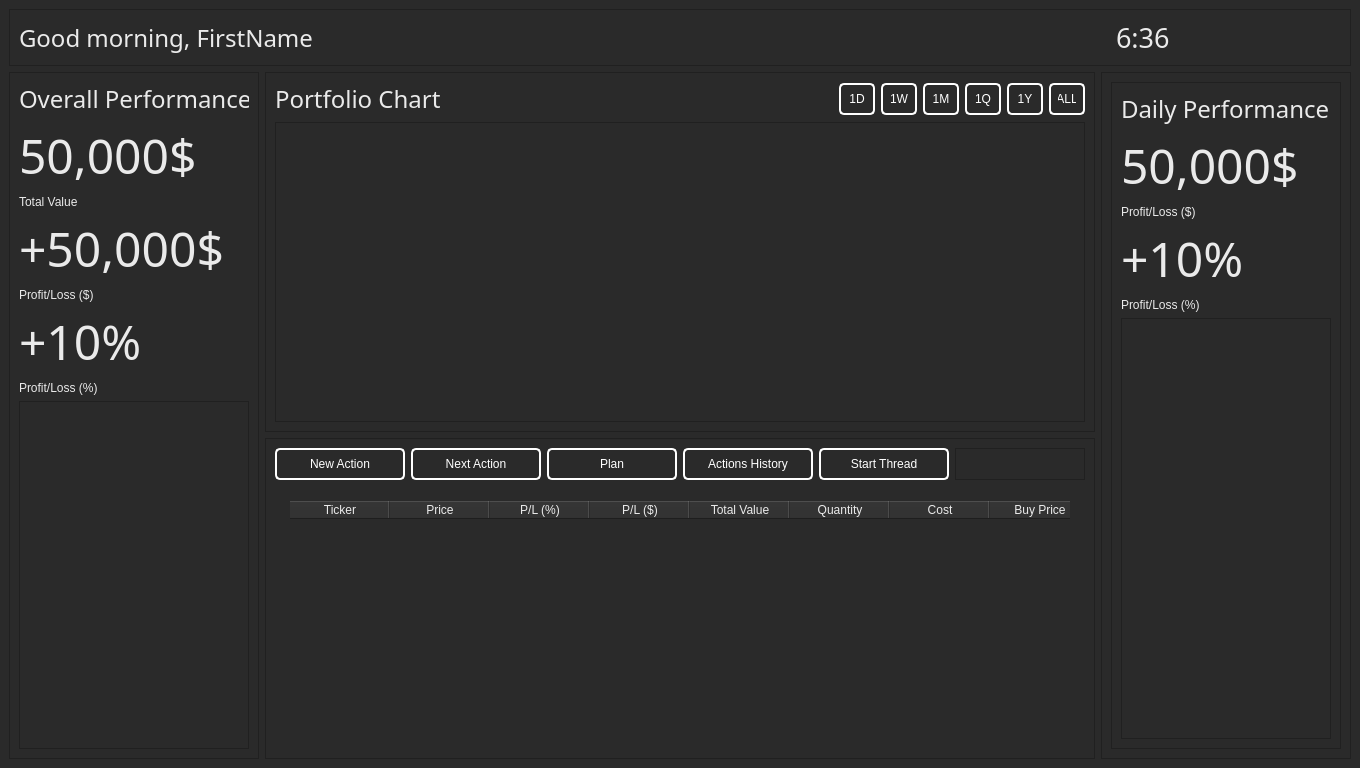
<?xml version="1.0" encoding="UTF-8"?>
<ui version="4.0">
 <class>MainWindow</class>
 <widget class="QMainWindow" name="MainWindow">
  <property name="geometry">
   <rect>
    <x>0</x>
    <y>0</y>
    <width>1360</width>
    <height>768</height>
   </rect>
  </property>
  <property name="minimumSize">
   <size>
    <width>1360</width>
    <height>768</height>
   </size>
  </property>
  <property name="windowTitle">
   <string>Overview - Port</string>
  </property>
  <property name="styleSheet">
   <string notr="true">QTableWidget {
	border: none;
	padding: 15px;
}
QWidget {
	background-color: rgb(42, 42, 42);
	color: #EAEAEA;
}
QPushButton{
	background-color: rgb(42, 42, 42);
	color: white;
	padding: 7px;
	border: 2px solid white;
	border-radius: 5px;
}
QPushButton:hover {
	background-color: grey;
}
QPushButton:pressed{
	background-color: silver;
}

</string>
  </property>
  <widget class="QWidget" name="centralwidget">
   <layout class="QGridLayout" name="gridLayout">
    <item row="1" column="0" rowspan="2">
     <widget class="QFrame" name="frame">
      <property name="sizePolicy">
       <sizepolicy hsizetype="Fixed" vsizetype="Preferred">
        <horstretch>0</horstretch>
        <verstretch>0</verstretch>
       </sizepolicy>
      </property>
      <property name="minimumSize">
       <size>
        <width>250</width>
        <height>0</height>
       </size>
      </property>
      <property name="styleSheet">
       <string notr="true"/>
      </property>
      <property name="frameShape">
       <enum>QFrame::StyledPanel</enum>
      </property>
      <property name="frameShadow">
       <enum>QFrame::Raised</enum>
      </property>
      <layout class="QGridLayout" name="gridLayout_6">
       <item row="5" column="0">
        <widget class="QLabel" name="labelProfitLossPercent">
         <property name="sizePolicy">
          <sizepolicy hsizetype="Preferred" vsizetype="Maximum">
           <horstretch>0</horstretch>
           <verstretch>0</verstretch>
          </sizepolicy>
         </property>
         <property name="font">
          <font>
           <family>Avenir Next</family>
           <pointsize>36</pointsize>
           <weight>50</weight>
           <bold>false</bold>
          </font>
         </property>
         <property name="text">
          <string>+10%</string>
         </property>
        </widget>
       </item>
       <item row="6" column="0">
        <widget class="QLabel" name="label_8">
         <property name="sizePolicy">
          <sizepolicy hsizetype="Preferred" vsizetype="Maximum">
           <horstretch>0</horstretch>
           <verstretch>0</verstretch>
          </sizepolicy>
         </property>
         <property name="text">
          <string>Profit/Loss (%)</string>
         </property>
        </widget>
       </item>
       <item row="2" column="0">
        <widget class="QLabel" name="label_4">
         <property name="sizePolicy">
          <sizepolicy hsizetype="Preferred" vsizetype="Maximum">
           <horstretch>0</horstretch>
           <verstretch>0</verstretch>
          </sizepolicy>
         </property>
         <property name="text">
          <string>Total Value</string>
         </property>
        </widget>
       </item>
       <item row="1" column="0">
        <widget class="QLabel" name="labelValueTotal">
         <property name="sizePolicy">
          <sizepolicy hsizetype="Preferred" vsizetype="Maximum">
           <horstretch>0</horstretch>
           <verstretch>0</verstretch>
          </sizepolicy>
         </property>
         <property name="font">
          <font>
           <family>Avenir Next</family>
           <pointsize>36</pointsize>
           <weight>50</weight>
           <bold>false</bold>
          </font>
         </property>
         <property name="text">
          <string>50,000$</string>
         </property>
        </widget>
       </item>
       <item row="0" column="0">
        <widget class="QLabel" name="label_2">
         <property name="sizePolicy">
          <sizepolicy hsizetype="Preferred" vsizetype="Maximum">
           <horstretch>0</horstretch>
           <verstretch>0</verstretch>
          </sizepolicy>
         </property>
         <property name="font">
          <font>
           <family>Avenir Next</family>
           <pointsize>18</pointsize>
          </font>
         </property>
         <property name="text">
          <string>Overall Performance</string>
         </property>
        </widget>
       </item>
       <item row="3" column="0">
        <widget class="QLabel" name="labelProfitLoss">
         <property name="sizePolicy">
          <sizepolicy hsizetype="Preferred" vsizetype="Maximum">
           <horstretch>0</horstretch>
           <verstretch>0</verstretch>
          </sizepolicy>
         </property>
         <property name="font">
          <font>
           <family>Avenir Next</family>
           <pointsize>36</pointsize>
           <weight>50</weight>
           <bold>false</bold>
          </font>
         </property>
         <property name="text">
          <string>+50,000$</string>
         </property>
        </widget>
       </item>
       <item row="4" column="0">
        <widget class="QLabel" name="label_5">
         <property name="sizePolicy">
          <sizepolicy hsizetype="Preferred" vsizetype="Maximum">
           <horstretch>0</horstretch>
           <verstretch>0</verstretch>
          </sizepolicy>
         </property>
         <property name="text">
          <string>Profit/Loss ($)</string>
         </property>
        </widget>
       </item>
       <item row="7" column="0">
        <widget class="QFrame" name="frame_10">
         <property name="frameShape">
          <enum>QFrame::StyledPanel</enum>
         </property>
         <property name="frameShadow">
          <enum>QFrame::Raised</enum>
         </property>
        </widget>
       </item>
      </layout>
     </widget>
    </item>
    <item row="2" column="1">
     <widget class="QFrame" name="frame_5">
      <property name="frameShape">
       <enum>QFrame::StyledPanel</enum>
      </property>
      <property name="frameShadow">
       <enum>QFrame::Raised</enum>
      </property>
      <layout class="QGridLayout" name="gridLayout_3">
       <item row="0" column="2">
        <widget class="QPushButton" name="pushButton_8">
         <property name="maximumSize">
          <size>
           <width>150</width>
           <height>16777215</height>
          </size>
         </property>
         <property name="text">
          <string>Plan</string>
         </property>
        </widget>
       </item>
       <item row="0" column="5">
        <widget class="QFrame" name="frame_7">
         <property name="frameShape">
          <enum>QFrame::StyledPanel</enum>
         </property>
         <property name="frameShadow">
          <enum>QFrame::Raised</enum>
         </property>
        </widget>
       </item>
       <item row="0" column="3">
        <widget class="QPushButton" name="pushButton_7">
         <property name="maximumSize">
          <size>
           <width>150</width>
           <height>16777215</height>
          </size>
         </property>
         <property name="text">
          <string>Actions History</string>
         </property>
        </widget>
       </item>
       <item row="1" column="0" colspan="6">
        <widget class="QTableWidget" name="tablePositions">
         <property name="minimumSize">
          <size>
           <width>0</width>
           <height>200</height>
          </size>
         </property>
         <property name="styleSheet">
          <string notr="true"/>
         </property>
         <property name="verticalScrollBarPolicy">
          <enum>Qt::ScrollBarAlwaysOff</enum>
         </property>
         <property name="horizontalScrollBarPolicy">
          <enum>Qt::ScrollBarAlwaysOff</enum>
         </property>
         <property name="sizeAdjustPolicy">
          <enum>QAbstractScrollArea::AdjustToContents</enum>
         </property>
         <property name="alternatingRowColors">
          <bool>false</bool>
         </property>
         <property name="selectionMode">
          <enum>QAbstractItemView::SingleSelection</enum>
         </property>
         <property name="selectionBehavior">
          <enum>QAbstractItemView::SelectRows</enum>
         </property>
         <property name="showGrid">
          <bool>false</bool>
         </property>
         <attribute name="horizontalHeaderVisible">
          <bool>true</bool>
         </attribute>
         <attribute name="horizontalHeaderCascadingSectionResizes">
          <bool>true</bool>
         </attribute>
         <attribute name="horizontalHeaderHighlightSections">
          <bool>false</bool>
         </attribute>
         <attribute name="verticalHeaderVisible">
          <bool>false</bool>
         </attribute>
         <attribute name="verticalHeaderHighlightSections">
          <bool>false</bool>
         </attribute>
         <column>
          <property name="text">
           <string>Ticker</string>
          </property>
         </column>
         <column>
          <property name="text">
           <string>Price</string>
          </property>
         </column>
         <column>
          <property name="text">
           <string>P/L (%)</string>
          </property>
         </column>
         <column>
          <property name="text">
           <string>P/L ($)</string>
          </property>
         </column>
         <column>
          <property name="text">
           <string>Total Value</string>
          </property>
         </column>
         <column>
          <property name="text">
           <string>Quantity</string>
          </property>
         </column>
         <column>
          <property name="text">
           <string>Cost</string>
          </property>
         </column>
         <column>
          <property name="text">
           <string>Buy Price</string>
          </property>
         </column>
        </widget>
       </item>
       <item row="0" column="1">
        <widget class="QPushButton" name="pushButton_9">
         <property name="maximumSize">
          <size>
           <width>150</width>
           <height>16777215</height>
          </size>
         </property>
         <property name="text">
          <string>Next Action</string>
         </property>
        </widget>
       </item>
       <item row="0" column="0">
        <widget class="QPushButton" name="pushButton_10">
         <property name="maximumSize">
          <size>
           <width>150</width>
           <height>16777215</height>
          </size>
         </property>
         <property name="text">
          <string>New Action</string>
         </property>
        </widget>
       </item>
       <item row="0" column="4">
        <widget class="QPushButton" name="buttonStartThread">
         <property name="maximumSize">
          <size>
           <width>150</width>
           <height>16777215</height>
          </size>
         </property>
         <property name="text">
          <string>Start Thread</string>
         </property>
        </widget>
       </item>
      </layout>
     </widget>
    </item>
    <item row="1" column="2" rowspan="2">
     <widget class="QFrame" name="frame_3">
      <property name="sizePolicy">
       <sizepolicy hsizetype="Maximum" vsizetype="Preferred">
        <horstretch>0</horstretch>
        <verstretch>0</verstretch>
       </sizepolicy>
      </property>
      <property name="minimumSize">
       <size>
        <width>250</width>
        <height>0</height>
       </size>
      </property>
      <property name="styleSheet">
       <string notr="true"/>
      </property>
      <property name="frameShape">
       <enum>QFrame::StyledPanel</enum>
      </property>
      <property name="frameShadow">
       <enum>QFrame::Raised</enum>
      </property>
      <layout class="QGridLayout" name="gridLayout_5">
       <item row="1" column="0">
        <widget class="QFrame" name="frame_8">
         <property name="frameShape">
          <enum>QFrame::StyledPanel</enum>
         </property>
         <property name="frameShadow">
          <enum>QFrame::Raised</enum>
         </property>
         <layout class="QGridLayout" name="gridLayout_7">
          <item row="3" column="0">
           <widget class="QLabel" name="labelProfitLossPercent_2">
            <property name="sizePolicy">
             <sizepolicy hsizetype="Preferred" vsizetype="Maximum">
              <horstretch>0</horstretch>
              <verstretch>0</verstretch>
             </sizepolicy>
            </property>
            <property name="font">
             <font>
              <family>Avenir Next</family>
              <pointsize>36</pointsize>
              <weight>50</weight>
              <bold>false</bold>
             </font>
            </property>
            <property name="text">
             <string>+10%</string>
            </property>
           </widget>
          </item>
          <item row="2" column="0">
           <widget class="QLabel" name="label_7">
            <property name="sizePolicy">
             <sizepolicy hsizetype="Preferred" vsizetype="Maximum">
              <horstretch>0</horstretch>
              <verstretch>0</verstretch>
             </sizepolicy>
            </property>
            <property name="text">
             <string>Profit/Loss ($)</string>
            </property>
           </widget>
          </item>
          <item row="4" column="0">
           <widget class="QLabel" name="label_9">
            <property name="sizePolicy">
             <sizepolicy hsizetype="Preferred" vsizetype="Maximum">
              <horstretch>0</horstretch>
              <verstretch>0</verstretch>
             </sizepolicy>
            </property>
            <property name="text">
             <string>Profit/Loss (%)</string>
            </property>
           </widget>
          </item>
          <item row="0" column="0">
           <widget class="QLabel" name="label_6">
            <property name="sizePolicy">
             <sizepolicy hsizetype="Preferred" vsizetype="Maximum">
              <horstretch>0</horstretch>
              <verstretch>0</verstretch>
             </sizepolicy>
            </property>
            <property name="font">
             <font>
              <family>Avenir Next</family>
              <pointsize>18</pointsize>
             </font>
            </property>
            <property name="text">
             <string>Daily Performance</string>
            </property>
           </widget>
          </item>
          <item row="1" column="0">
           <widget class="QLabel" name="labelValueTotal_3">
            <property name="sizePolicy">
             <sizepolicy hsizetype="Preferred" vsizetype="Maximum">
              <horstretch>0</horstretch>
              <verstretch>0</verstretch>
             </sizepolicy>
            </property>
            <property name="font">
             <font>
              <family>Avenir Next</family>
              <pointsize>36</pointsize>
              <weight>50</weight>
              <bold>false</bold>
             </font>
            </property>
            <property name="text">
             <string>50,000$</string>
            </property>
           </widget>
          </item>
          <item row="5" column="0">
           <widget class="QFrame" name="frame_11">
            <property name="frameShape">
             <enum>QFrame::StyledPanel</enum>
            </property>
            <property name="frameShadow">
             <enum>QFrame::Raised</enum>
            </property>
           </widget>
          </item>
         </layout>
        </widget>
       </item>
      </layout>
     </widget>
    </item>
    <item row="1" column="1">
     <widget class="QFrame" name="frame_2">
      <property name="sizePolicy">
       <sizepolicy hsizetype="Preferred" vsizetype="Expanding">
        <horstretch>0</horstretch>
        <verstretch>0</verstretch>
       </sizepolicy>
      </property>
      <property name="minimumSize">
       <size>
        <width>600</width>
        <height>360</height>
       </size>
      </property>
      <property name="styleSheet">
       <string notr="true"/>
      </property>
      <property name="frameShape">
       <enum>QFrame::StyledPanel</enum>
      </property>
      <property name="frameShadow">
       <enum>QFrame::Raised</enum>
      </property>
      <layout class="QGridLayout" name="gridLayout_2">
       <item row="0" column="3">
        <widget class="QPushButton" name="pushButton_3">
         <property name="sizePolicy">
          <sizepolicy hsizetype="Fixed" vsizetype="Fixed">
           <horstretch>0</horstretch>
           <verstretch>0</verstretch>
          </sizepolicy>
         </property>
         <property name="minimumSize">
          <size>
           <width>0</width>
           <height>0</height>
          </size>
         </property>
         <property name="maximumSize">
          <size>
           <width>36</width>
           <height>16777215</height>
          </size>
         </property>
         <property name="text">
          <string>1M</string>
         </property>
        </widget>
       </item>
       <item row="0" column="4">
        <widget class="QPushButton" name="pushButton_4">
         <property name="sizePolicy">
          <sizepolicy hsizetype="Fixed" vsizetype="Fixed">
           <horstretch>0</horstretch>
           <verstretch>0</verstretch>
          </sizepolicy>
         </property>
         <property name="minimumSize">
          <size>
           <width>0</width>
           <height>0</height>
          </size>
         </property>
         <property name="maximumSize">
          <size>
           <width>36</width>
           <height>16777215</height>
          </size>
         </property>
         <property name="text">
          <string>1Q</string>
         </property>
        </widget>
       </item>
       <item row="0" column="0">
        <widget class="QLabel" name="label_3">
         <property name="sizePolicy">
          <sizepolicy hsizetype="Preferred" vsizetype="Maximum">
           <horstretch>0</horstretch>
           <verstretch>0</verstretch>
          </sizepolicy>
         </property>
         <property name="font">
          <font>
           <family>Avenir Next</family>
           <pointsize>18</pointsize>
          </font>
         </property>
         <property name="text">
          <string>Portfolio Chart</string>
         </property>
        </widget>
       </item>
       <item row="0" column="5">
        <widget class="QPushButton" name="pushButton_5">
         <property name="sizePolicy">
          <sizepolicy hsizetype="Fixed" vsizetype="Fixed">
           <horstretch>0</horstretch>
           <verstretch>0</verstretch>
          </sizepolicy>
         </property>
         <property name="minimumSize">
          <size>
           <width>0</width>
           <height>0</height>
          </size>
         </property>
         <property name="maximumSize">
          <size>
           <width>36</width>
           <height>16777215</height>
          </size>
         </property>
         <property name="text">
          <string>1Y</string>
         </property>
        </widget>
       </item>
       <item row="0" column="6">
        <widget class="QPushButton" name="pushButton_6">
         <property name="sizePolicy">
          <sizepolicy hsizetype="Fixed" vsizetype="Fixed">
           <horstretch>0</horstretch>
           <verstretch>0</verstretch>
          </sizepolicy>
         </property>
         <property name="minimumSize">
          <size>
           <width>0</width>
           <height>0</height>
          </size>
         </property>
         <property name="maximumSize">
          <size>
           <width>36</width>
           <height>16777215</height>
          </size>
         </property>
         <property name="text">
          <string>ALL</string>
         </property>
        </widget>
       </item>
       <item row="0" column="1">
        <widget class="QPushButton" name="pushButton">
         <property name="sizePolicy">
          <sizepolicy hsizetype="Fixed" vsizetype="Fixed">
           <horstretch>0</horstretch>
           <verstretch>0</verstretch>
          </sizepolicy>
         </property>
         <property name="minimumSize">
          <size>
           <width>0</width>
           <height>0</height>
          </size>
         </property>
         <property name="maximumSize">
          <size>
           <width>36</width>
           <height>16777215</height>
          </size>
         </property>
         <property name="text">
          <string>1D</string>
         </property>
        </widget>
       </item>
       <item row="0" column="2">
        <widget class="QPushButton" name="pushButton_2">
         <property name="sizePolicy">
          <sizepolicy hsizetype="Fixed" vsizetype="Fixed">
           <horstretch>0</horstretch>
           <verstretch>0</verstretch>
          </sizepolicy>
         </property>
         <property name="minimumSize">
          <size>
           <width>0</width>
           <height>0</height>
          </size>
         </property>
         <property name="maximumSize">
          <size>
           <width>36</width>
           <height>16777215</height>
          </size>
         </property>
         <property name="text">
          <string>1W</string>
         </property>
        </widget>
       </item>
       <item row="1" column="0" colspan="7">
        <widget class="QFrame" name="frame_4">
         <property name="frameShape">
          <enum>QFrame::StyledPanel</enum>
         </property>
         <property name="frameShadow">
          <enum>QFrame::Raised</enum>
         </property>
        </widget>
       </item>
      </layout>
     </widget>
    </item>
    <item row="0" column="0" colspan="3">
     <widget class="QFrame" name="frame_6">
      <property name="sizePolicy">
       <sizepolicy hsizetype="Expanding" vsizetype="Maximum">
        <horstretch>0</horstretch>
        <verstretch>0</verstretch>
       </sizepolicy>
      </property>
      <property name="minimumSize">
       <size>
        <width>0</width>
        <height>50</height>
       </size>
      </property>
      <property name="frameShape">
       <enum>QFrame::StyledPanel</enum>
      </property>
      <property name="frameShadow">
       <enum>QFrame::Raised</enum>
      </property>
      <layout class="QGridLayout" name="gridLayout_4">
       <item row="0" column="0">
        <widget class="QLabel" name="label">
         <property name="sizePolicy">
          <sizepolicy hsizetype="Preferred" vsizetype="Preferred">
           <horstretch>0</horstretch>
           <verstretch>0</verstretch>
          </sizepolicy>
         </property>
         <property name="font">
          <font>
           <family>Avenir Next</family>
           <pointsize>18</pointsize>
          </font>
         </property>
         <property name="styleSheet">
          <string notr="true"/>
         </property>
         <property name="text">
          <string>Good morning, FirstName</string>
         </property>
        </widget>
       </item>
       <item row="0" column="1">
        <widget class="QLabel" name="labelValueTotal_2">
         <property name="sizePolicy">
          <sizepolicy hsizetype="Maximum" vsizetype="Maximum">
           <horstretch>0</horstretch>
           <verstretch>0</verstretch>
          </sizepolicy>
         </property>
         <property name="minimumSize">
          <size>
           <width>225</width>
           <height>0</height>
          </size>
         </property>
         <property name="font">
          <font>
           <family>Avenir Next</family>
           <pointsize>20</pointsize>
           <weight>50</weight>
           <bold>false</bold>
          </font>
         </property>
         <property name="text">
          <string>6:36</string>
         </property>
        </widget>
       </item>
      </layout>
     </widget>
    </item>
   </layout>
  </widget>
  <action name="actionDO_something">
   <property name="text">
    <string>DO something</string>
   </property>
  </action>
  <action name="actionAnother_thing">
   <property name="text">
    <string>Another thing</string>
   </property>
  </action>
  <action name="actionLets_grab_it">
   <property name="text">
    <string>Lets grab it</string>
   </property>
  </action>
  <action name="actionAbout">
   <property name="text">
    <string>About</string>
   </property>
  </action>
  <action name="actionSign_In">
   <property name="text">
    <string>Sign In</string>
   </property>
  </action>
  <action name="actionLog_Out_of_Account">
   <property name="text">
    <string>Log Out of Account</string>
   </property>
  </action>
 </widget>
 <resources/>
 <connections/>
</ui>
